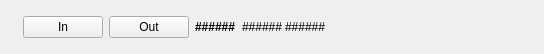
<?xml version="1.0" encoding="UTF-8"?>
<ui version="4.0">
 <class>Form</class>
 <widget class="QWidget" name="Form">
  <property name="geometry">
   <rect>
    <x>0</x>
    <y>0</y>
    <width>544</width>
    <height>54</height>
   </rect>
  </property>
  <property name="windowTitle">
   <string>Form</string>
  </property>
  <property name="styleSheet">
   <string notr="true"/>
  </property>
  <layout class="QHBoxLayout" name="horizontalLayout_2">
   <property name="topMargin">
    <number>0</number>
   </property>
   <property name="bottomMargin">
    <number>0</number>
   </property>
   <item>
    <widget class="PyDMLabel" name="PyDMLabel_4">
     <property name="toolTip">
      <string/>
     </property>
     <property name="styleSheet">
      <string notr="true">padding: 0px</string>
     </property>
     <property name="text">
      <string>&lt;html&gt;&lt;head/&gt;&lt;body&gt;&lt;p&gt;&lt;img height=&quot;50&quot; src=&quot;:/optics/filter.png&quot; /&gt;&lt;/p&gt;&lt;/body&gt;&lt;/html&gt;</string>
     </property>
     <property name="textFormat">
      <enum>Qt::AutoText</enum>
     </property>
     <property name="scaledContents">
      <bool>true</bool>
     </property>
     <property name="rules" stdset="0">
      <string>[{&quot;name&quot;: &quot;Filter is In&quot;, &quot;property&quot;: &quot;Text&quot;, &quot;initial_value&quot;: &quot;&quot;, &quot;expression&quot;: &quot;'&lt;img height=\&quot;50\&quot; src=\&quot;:/optics/filter' + (\&quot;-empty\&quot; if ch[0] == 0 else \&quot;\&quot;) + '.png\\\&quot;/&gt;'&quot;, &quot;channels&quot;: [{&quot;channel&quot;: &quot;haven://${DEV}.readback&quot;, &quot;trigger&quot;: true, &quot;use_enum&quot;: true}], &quot;notes&quot;: &quot;&quot;}]</string>
     </property>
    </widget>
   </item>
   <item>
    <widget class="PyDMByteIndicator" name="PyDMByteIndicator">
     <property name="sizePolicy">
      <sizepolicy hsizetype="Fixed" vsizetype="Fixed">
       <horstretch>0</horstretch>
       <verstretch>0</verstretch>
      </sizepolicy>
     </property>
     <property name="toolTip">
      <string/>
     </property>
     <property name="channel" stdset="0">
      <string>haven://${DEV}.readback</string>
     </property>
     <property name="onColor" stdset="0">
      <color>
       <red>235</red>
       <green>241</green>
       <blue>181</blue>
      </color>
     </property>
     <property name="offColor" stdset="0">
      <color>
       <red>207</red>
       <green>244</green>
       <blue>252</blue>
      </color>
     </property>
     <property name="showLabels" stdset="0">
      <bool>false</bool>
     </property>
    </widget>
   </item>
   <item>
    <widget class="PyDMPushButton" name="PyDMPushButton">
     <property name="toolTip">
      <string/>
     </property>
     <property name="text">
      <string>In</string>
     </property>
     <property name="rules" stdset="0">
      <string>[{&quot;name&quot;: &quot;Filter is out&quot;, &quot;property&quot;: &quot;Enable&quot;, &quot;initial_value&quot;: &quot;True&quot;, &quot;expression&quot;: &quot;ch[0] == \&quot;OUT\&quot;&quot;, &quot;channels&quot;: [{&quot;channel&quot;: &quot;haven://${DEV}.setpoint&quot;, &quot;trigger&quot;: true, &quot;use_enum&quot;: false}], &quot;notes&quot;: &quot;&quot;}]</string>
     </property>
     <property name="channel" stdset="0">
      <string>haven://${DEV}.setpoint</string>
     </property>
     <property name="PyDMIcon" stdset="0">
      <string>arrow-left</string>
     </property>
     <property name="pressValue" stdset="0">
      <string>IN</string>
     </property>
    </widget>
   </item>
   <item>
    <widget class="PyDMPushButton" name="PyDMPushButton_2">
     <property name="toolTip">
      <string/>
     </property>
     <property name="text">
      <string>Out</string>
     </property>
     <property name="rules" stdset="0">
      <string>[{&quot;name&quot;: &quot;Filter is In&quot;, &quot;property&quot;: &quot;Enable&quot;, &quot;initial_value&quot;: &quot;True&quot;, &quot;expression&quot;: &quot;ch[0] == \&quot;IN\&quot;&quot;, &quot;channels&quot;: [{&quot;channel&quot;: &quot;haven://${DEV}.setpoint&quot;, &quot;trigger&quot;: true, &quot;use_enum&quot;: false}], &quot;notes&quot;: &quot;&quot;}]</string>
     </property>
     <property name="channel" stdset="0">
      <string>haven://${DEV}.setpoint</string>
     </property>
     <property name="PyDMIcon" stdset="0">
      <string>arrow-right</string>
     </property>
     <property name="pressValue" stdset="0">
      <string>OUT</string>
     </property>
    </widget>
   </item>
   <item>
    <widget class="PyDMLabel" name="material_label">
     <property name="sizePolicy">
      <sizepolicy hsizetype="Preferred" vsizetype="Fixed">
       <horstretch>0</horstretch>
       <verstretch>0</verstretch>
      </sizepolicy>
     </property>
     <property name="font">
      <font>
       <weight>75</weight>
       <bold>true</bold>
      </font>
     </property>
     <property name="toolTip">
      <string/>
     </property>
     <property name="styleSheet">
      <string notr="true">font-weight: bold;</string>
     </property>
     <property name="text">
      <string>######</string>
     </property>
     <property name="margin">
      <number>4</number>
     </property>
     <property name="channel" stdset="0">
      <string>haven://${DEV}.material</string>
     </property>
    </widget>
   </item>
   <item>
    <layout class="QHBoxLayout" name="horizontalLayout">
     <property name="spacing">
      <number>2</number>
     </property>
     <item>
      <widget class="PyDMLabel" name="thickness_label">
       <property name="sizePolicy">
        <sizepolicy hsizetype="Preferred" vsizetype="Fixed">
         <horstretch>0</horstretch>
         <verstretch>0</verstretch>
        </sizepolicy>
       </property>
       <property name="toolTip">
        <string/>
       </property>
       <property name="text">
        <string>######</string>
       </property>
       <property name="channel" stdset="0">
        <string>haven://${DEV}.thick</string>
       </property>
      </widget>
     </item>
     <item>
      <widget class="PyDMLabel" name="thickness_unit_label">
       <property name="sizePolicy">
        <sizepolicy hsizetype="Preferred" vsizetype="Fixed">
         <horstretch>0</horstretch>
         <verstretch>0</verstretch>
        </sizepolicy>
       </property>
       <property name="toolTip">
        <string/>
       </property>
       <property name="text">
        <string>######</string>
       </property>
       <property name="channel" stdset="0">
        <string>haven://${DEV}.thick_unit</string>
       </property>
      </widget>
     </item>
    </layout>
   </item>
   <item>
    <widget class="PyDMLabel" name="PyDMLabel">
     <property name="toolTip">
      <string/>
     </property>
     <property name="rules" stdset="0">
      <string>[{&quot;name&quot;: &quot;Has Notes&quot;, &quot;property&quot;: &quot;Visible&quot;, &quot;initial_value&quot;: &quot;True&quot;, &quot;expression&quot;: &quot;len(ch[0]) &gt; 0&quot;, &quot;channels&quot;: [{&quot;channel&quot;: &quot;haven://${DEV}.notes&quot;, &quot;trigger&quot;: true, &quot;use_enum&quot;: false}], &quot;notes&quot;: &quot;&quot;}]</string>
     </property>
     <property name="channel" stdset="0">
      <string>haven://${DEV}.notes</string>
     </property>
    </widget>
   </item>
   <item>
    <spacer name="horizontalSpacer">
     <property name="orientation">
      <enum>Qt::Horizontal</enum>
     </property>
     <property name="sizeHint" stdset="0">
      <size>
       <width>40</width>
       <height>20</height>
      </size>
     </property>
    </spacer>
   </item>
  </layout>
 </widget>
 <customwidgets>
  <customwidget>
   <class>PyDMLabel</class>
   <extends>QLabel</extends>
   <header>pydm.widgets.label</header>
  </customwidget>
  <customwidget>
   <class>PyDMByteIndicator</class>
   <extends>QWidget</extends>
   <header>pydm.widgets.byte</header>
  </customwidget>
  <customwidget>
   <class>PyDMPushButton</class>
   <extends>QPushButton</extends>
   <header>pydm.widgets.pushbutton</header>
  </customwidget>
 </customwidgets>
 <resources>
  <include location="resources/beamline_components.qrc"/>
 </resources>
 <connections/>
</ui>
